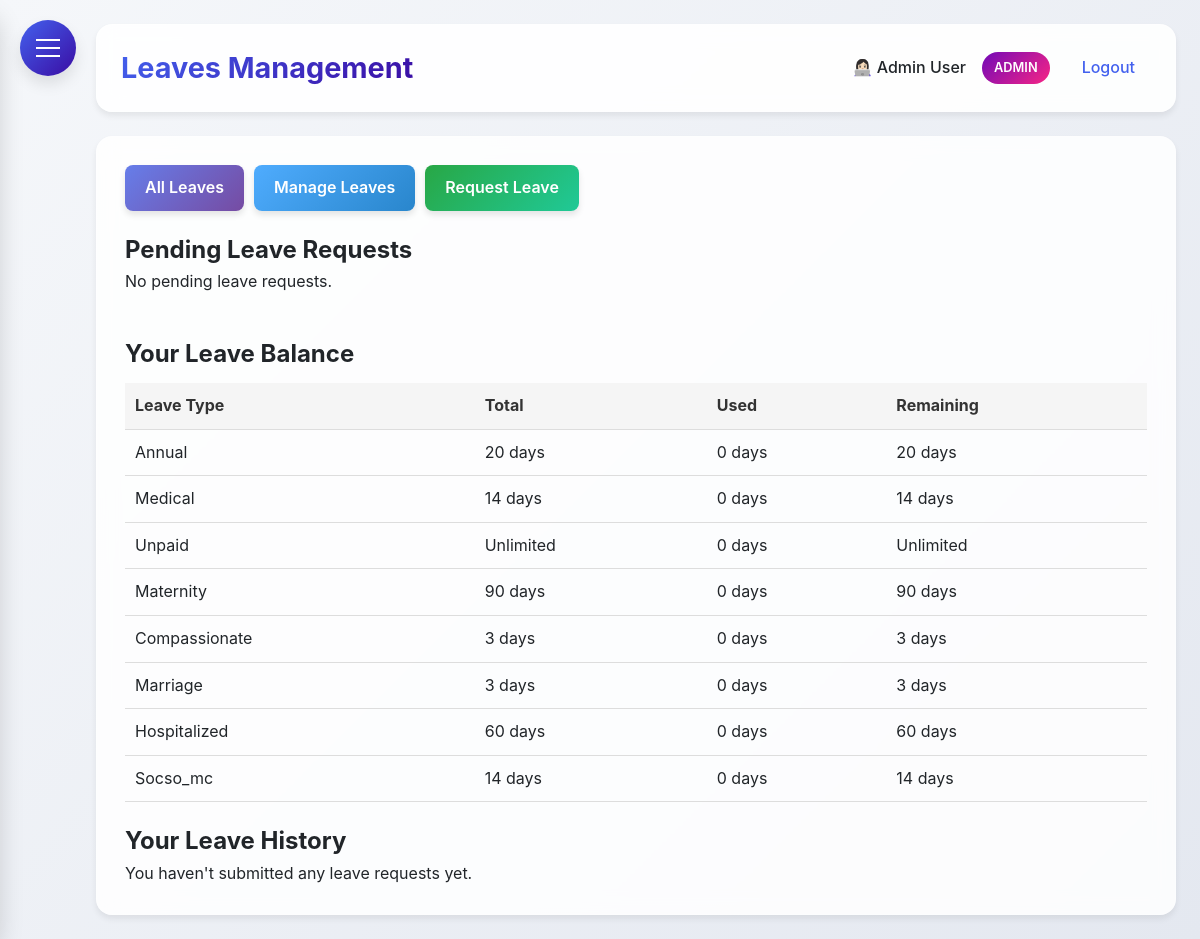
The app's page /leaves (signed in), older data.
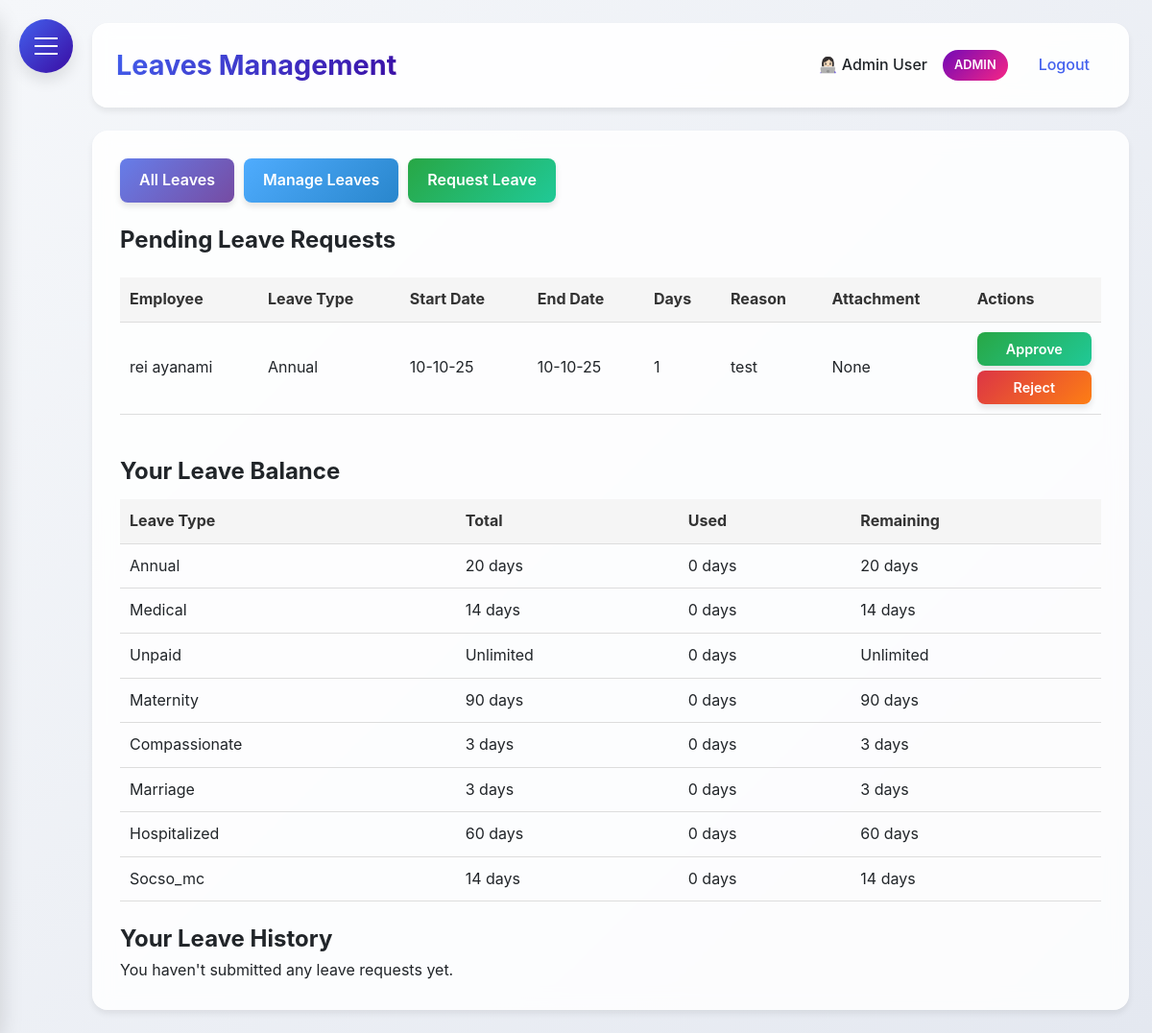
The same page, newer data.
### HerculesSystem.py (models this page shows, shortened)
class LeaveBalance(db.Model):
    id = db.Column(db.Integer, primary_key=True)
    employee_id = db.Column(db.Integer, db.ForeignKey('employee.id'), nullable=False)
    leave_type = db.Column(db.String(20), nullable=False)
    total_days = db.Column(db.Integer, default=0)
    used_days = db.Column(db.Integer, default=0)
    remaining_days = db.Column(db.Integer, default=0)
    updated_at = db.Column(db.DateTime, default=datetime.utcnow)
    employee = db.relationship('Employee', back_populates='leave_balances')

class LeaveRequest(db.Model):
    id = db.Column(db.Integer, primary_key=True)
    employee_id = db.Column(db.Integer, db.ForeignKey('employee.id'), nullable=False)
    start_date = db.Column(db.Date, nullable=False)
    end_date = db.Column(db.Date, nullable=False)
    leave_type = db.Column(db.String(50), nullable=False)
    reason = db.Column(db.Text)
    attachment_filename = db.Column(db.String(255))
    status = db.Column(db.String(20), default='pending')
    days_requested = db.Column(db.Integer, nullable=False)
    created_at = db.Column(db.DateTime, default=datetime.utcnow)
    approved_at = db.Column(db.DateTime)
    approved_by_id = db.Column(db.Integer, db.ForeignKey('employee.id'))
    employee = db.relationship('Employee', foreign_keys=[employee_id], backref=db.backref('leave_requests', lazy=True))
    approved_by = db.relationship('Employee', foreign_keys=[approved_by_id])

class Employee(UserMixin, db.Model):
    __tablename__ = 'employee'  # Explicitly set to 'employees'
    id = db.Column(db.Integer, primary_key=True)
    username = db.Column(db.String(80), unique=True, nullable=False)
    password = db.Column(db.String(120), nullable=False)
    full_name = db.Column(db.String(120), nullable=False)
    email = db.Column(db.String(120), unique=True, nullable=False)
    nationality = db.Column(db.String(80), nullable=False)
    employee_id = db.Column(db.String(80), unique=True, nullable=False)
    hire_date = db.Column(db.Date)
    is_admin = db.Column(db.Boolean, default=False)
    user_type = db.Column(db.String(20), default='employee')
    last_clock_in = db.Column(db.DateTime)
    last_clock_out = db.Column(db.DateTime)
    last_lunch_start = db.Column(db.DateTime)
    last_lunch_end = db.Column(db.DateTime)
    date_joined = db.Column(db.Date, nullable=True)  # Date when employee joined the company
    basic_salary = db.Column(db.Numeric(10, 2), nullable=True)  # Basic salary
    leave_balances = db.relationship('LeaveBalance', back_populates='employee', lazy=True)

### HerculesSystem.py (the view)
@app.route('/leaves')
@login_required
def leaves():
    if current_user.user_type in ['admin', 'supervisor']:
        pending_requests = LeaveRequest.query.filter_by(status='pending').all()
        user_requests = LeaveRequest.query.filter_by(employee_id=current_user.id).order_by(LeaveRequest.created_at.desc()).all()
        return render_template('leaves.html',
                             pending_requests=pending_requests,
                             user_requests=user_requests,
                             is_admin_view=True)
    else:
        user_requests = LeaveRequest.query.filter_by(employee_id=current_user.id).order_by(LeaveRequest.created_at.desc()).all()
        return render_template('leaves.html',
                             user_requests=user_requests,
                             is_admin_view=False)

### HerculesSystem.py (called while the page is built)
@app.after_request
def add_security_headers(response):
    response.headers['Permissions-Policy'] = 'geolocation=()'
    return response

@login_manager.user_loader
def load_user(user_id):
    return db.session.get(Employee, int(user_id))

@app.context_processor
def inject_now():
    return {'now': datetime.utcnow()}

@app.before_request
def before_request():
    if request.url.startswith('https://'):
        new_url = request.url.replace('https://', 'http://', 1)
        return redirect(new_url, code=301)

### templates/leaves.html (shortened to what the changed rows need)
{% extends "base.html" %}
{% block content %}
{% if current_user.user_type in ['admin', 'supervisor'] %}
<div style="display: flex; gap: 10px; margin-bottom: 20px;">
    <a href="{{ url_for('all_leaves') }}" class="btn" style="background: linear-gradient(135deg, #667eea 0%, #764ba2 100%);">
    </a>
    {% if current_user.user_type == 'admin' %}
    <a href="{{ url_for('manage_leave_balances') }}" class="btn" style="background: linear-gradient(135deg, #4facfe 0%, #2986cc 100%);">
    </a>
    {% endif %}
    <a href="{{ url_for('request_leave') }}" class="btn" style="background: linear-gradient(135deg, #28a745 0%, #20c997 100%);">
    </a>
</div>
<h2>Pending Leave Requests</h2>
{% if pending_requests %}
<table class="pending-requests-table desktop-view" style="width: 100%; border-collapse: collapse; margin-top: 20px;">
    <thead>
        <tr style="background: #f5f5f5;">
            <th style="padding: 10px; text-align: left; border-bottom: 1px solid #ddd;">Employee</th>
            <th style="padding: 10px; text-align: left; border-bottom: 1px solid #ddd;">Leave Type</th>
            <th style="padding: 10px; text-align: left; border-bottom: 1px solid #ddd;">Start Date</th>
            <th style="padding: 10px; text-align: left; border-bottom: 1px solid #ddd;">End Date</th>
            <th style="padding: 10px; text-align: left; border-bottom: 1px solid #ddd;">Days</th>
            <th style="padding: 10px; text-align: left; border-bottom: 1px solid #ddd;">Reason</th>
            <th style="padding: 10px; text-align: left; border-bottom: 1px solid #ddd;">Attachment</th>
            <th style="padding: 10px; text-align: left; border-bottom: 1px solid #ddd;">Actions</th>
        </tr>
    </thead>
    <tbody>
        {% for request in pending_requests %}
        <tr>
            <td style="padding: 10px; border-bottom: 1px solid #ddd;">{{ request.employee.full_name }}</td>
            <td style="padding: 10px; border-bottom: 1px solid #ddd;">{{ request.leave_type|title }}</td>
            <td style="padding: 10px; border-bottom: 1px solid #ddd;">{{ request.start_date.strftime('%d-%m-%y') }}</td>
            <td style="padding: 10px; border-bottom: 1px solid #ddd;">{{ request.end_date.strftime('%d-%m-%y') }}</td>
            <td style="padding: 10px; border-bottom: 1px solid #ddd;">{{ request.days_requested }}</td>
            <td style="padding: 10px; border-bottom: 1px solid #ddd;">{{ request.reason }}</td>
            <td style="padding: 10px; border-bottom: 1px solid #ddd;">
                {% if request.attachment_filename %}
                    <a href="{{ url_for('download_attachment', filename=request.attachment_filename) }}" target="_blank" style="color: #4361ee; text-decoration: none;">
                        View Attachment
                    </a>
                {% else %}
                    None
                {% endif %}
            </td>
            <td style="padding: 10px; border-bottom: 1px solid #ddd;">
                <div style="display: flex; flex-direction: column; gap: 5px;">
                    <a href="{{ url_for('approve_leave', request_id=request.id) }}" class="btn btn-sm" style="background: linear-gradient(135deg, #28a745 0%, #20c997 100%);">
                        Approve
                    </a>
                    <a href="{{ url_for('reject_leave', request_id=request.id) }}" class="btn btn-sm" style="background: linear-gradient(135deg, #dc3545 0%, #fd7e14 100%);">
                        Reject
                    </a>
                </div>
            </td>
        </tr>
        {% endfor %}
    </tbody>
</table>
{% else %}
<p>No pending leave requests.</p>
{% endif %}
<div style="margin-top: 40px;">
    <h2>Your Leave Balance</h2>
    <table style="width: 100%; border-collapse: collapse; margin-top: 10px; margin-bottom: 20px;">
        <thead>
            <tr style="background: #f5f5f5;">
                <th style="padding: 10px; text-align: left; border-bottom: 1px solid #ddd;">Leave Type</th>
                <th style="padding: 10px; text-align: left; border-bottom: 1px solid #ddd;">Total</th>
                <th style="padding: 10px; text-align: left; border-bottom: 1px solid #ddd;">Used</th>
                <th style="padding: 10px; text-align: left; border-bottom: 1px solid #ddd;">Remaining</th>
            </tr>
        </thead>
        <tbody>
            {% for balance in current_user.leave_balances %}
            <tr>
                <td style="padding: 10px; border-bottom: 1px solid #ddd;">{{ balance.leave_type|title }}</td>
                <td style="padding: 10px; border-bottom: 1px solid #ddd;">
                    {% if balance.leave_type == 'unpaid' %}Unlimited{% else %}{{ balance.total_days }} days{% endif %}
                </td>
                <td style="padding: 10px; border-bottom: 1px solid #ddd;">{{ balance.used_days }} days</td>
                <td style="padding: 10px; border-bottom: 1px solid #ddd;">
                    {% if balance.leave_type == 'unpaid' %}Unlimited{% else %}{{ balance.remaining_days }} days{% endif %}
                </td>
            </tr>
            {% endfor %}
        </tbody>
    </table>
    <h2>Your Leave History</h2>
    {% if user_requests %}
        <table style="width: 100%; border-collapse: collapse; margin-top: 20px;">
            <thead>
                <tr style="background: #f5f5f5;">
                    <th style="padding: 10px; text-align: left; border-bottom: 1px solid #ddd;">Leave Type</th>
                    <th style="padding: 10px; text-align: left; border-bottom: 1px solid #ddd;">Start Date</th>
                    <th style="padding: 10px; text-align: left; border-bottom: 1px solid #ddd;">End Date</th>
                    <th style="padding: 10px; text-align: left; border-bottom: 1px solid #ddd;">Days</th>
                    <th style="padding: 10px; text-align: left; border-bottom: 1px solid #ddd;">Status</th>
                    <th style="padding: 10px; text-align: left; border-bottom: 1px solid #ddd;">Actions</th>
                </tr>
            </thead>
            <tbody>
                {% for request in user_requests %}
                <tr>
                    <td style="padding: 10px; border-bottom: 1px solid #ddd;">{{ request.leave_type|title }}</td>
                    <td style="padding: 10px; border-bottom: 1px solid #ddd;">{{ request.start_date.strftime('%d-%m-%y') }}</td>
                    <td style="padding: 10px; border-bottom: 1px solid #ddd;">{{ request.end_date.strftime('%d-%m-%y') }}</td>
                    <td style="padding: 10px; border-bottom: 1px solid #ddd;">{{ request.days_requested }}</td>
                    <td style="padding: 10px; border-bottom: 1px solid #ddd;">
                        <span style="
                            padding: 3px 8px;
                            border-radius: 3px;
                            font-size: 0.8rem;
                            {% if request.status == 'approved' %}
                                background: #d4edda; color: #155724;
                            {% elif request.status == 'rejected' %}
                                background: #f8d7da; color: #721c24;
                            {% else %}
                                background: #fff3cd; color: #856404;
                            {% endif %}
                        ">
                            {{ request.status|title }}
                        </span>
                    </td>
                    <td style="padding: 10px; border-bottom: 1px solid #ddd;">
                        {% if request.status == 'pending' %}
                        <div style="display: flex; gap: 5px;">
                            <a href="{{ url_for('edit_leave', request_id=request.id) }}"
                               class="btn btn-sm" style="background: linear-gradient(135deg, #4facfe 0%, #00f2fe 100%);">
                                Edit
                            </a>
                            <a href="{{ url_for('delete_leave', request_id=request.id) }}"
                               class="btn btn-sm" style="background: linear-gradient(135deg, #dc3545 0%, #fd7e14 100%);"
                               onclick="return confirm('Are you sure you want to delete this leave request?')">
                                Delete
                            </a>
                        </div>
                        {% else %}
                        <em>No actions available</em>
                        {% endif %}
                    </td>
                </tr>
                {% endfor %}
            </tbody>
        </table>
    {% else %}
        <p>You haven't submitted any leave requests yet.</p>
    {% endif %}
</div>
{% endif %}
{% endblock %}

Row changes from the older to the newer data that the page shows:
added LeaveRequest: employee.full_name "rei ayanami", leave_type "Annual", start_date "10-10-25", end_date "10-10-25", days_requested "1", reason "test", shows "None"
Text that changed along with them:
text no longer shown: "No pending leave requests."
text now shown: "Employee Leave Type Start Date End Date Days Reason Attachment Actions"
